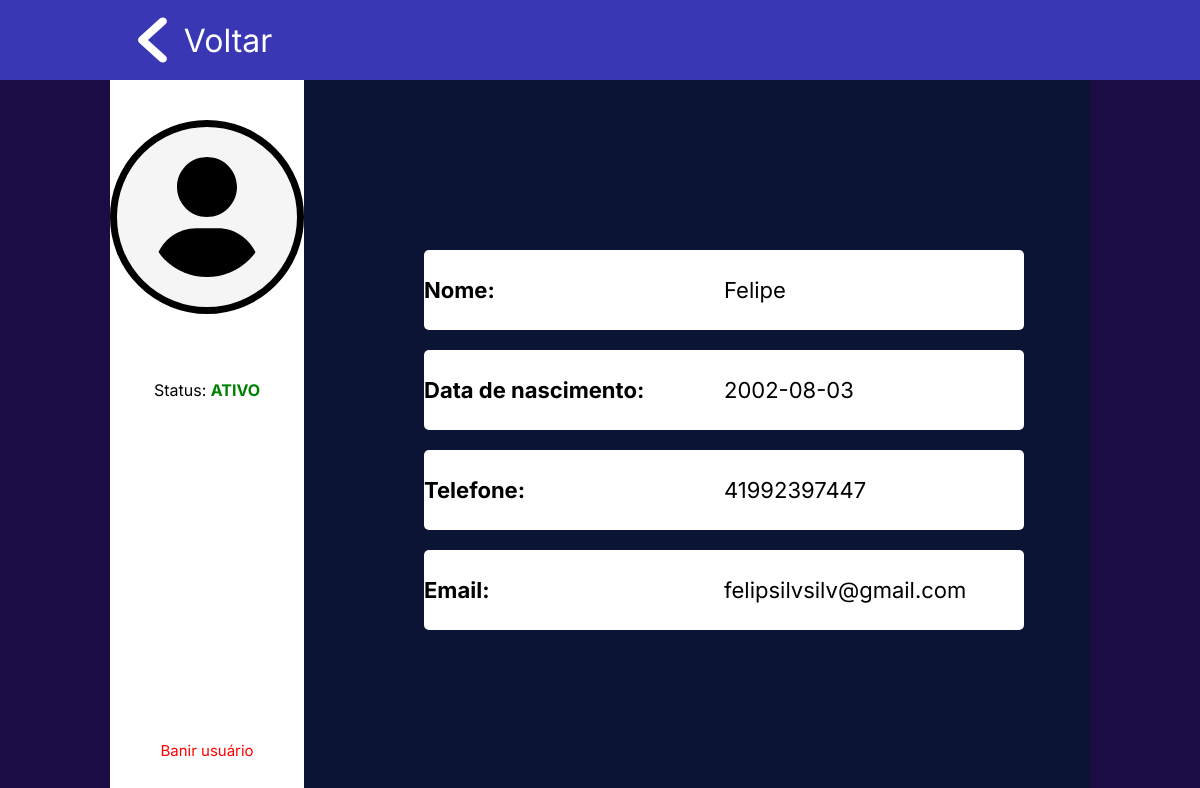
/profile_page.php?id=1 (signed in), run on the app's committed database.
### tables this page shows
create table TBUsuario(
	id int AUTO_INCREMENT primary key,
	email varchar(150) unique,
	senha varchar(50) not null,
	nome varchar(1100) not null,
	celular char(13), 
	dataNascimento date not null
);

### profile_page.php (the view, shortened to what this page needs)
<?php
    include('conn.php');
    $idUser = $_GET['id'];
    $status = "<span class='active'>Ativo</span>";
    $sqlPesq = "SELECT *
                FROM
                    TBUsuario U
                    LEFT JOIN
                    tbBanimento B
                    ON U.id = B.idUsuario
                WHERE U.id = ".$idUser.";";
    $resultPesq = $conn->query($sqlPesq);
    while($row = $resultPesq->fetch_assoc()){
        $name = $row['nome'];
        $email = $row['email'];
        $telefone = $row['celular'];
        $dataNasc = $row['dataNascimento'];
    }
?>
<html>
    <head>
        <link rel="stylesheet" href="./assets/styles/header.css">
        <link rel="stylesheet" href="./assets/styles/profile_page.css">
        <link rel="stylesheet" href="./assets/styles/modal.css">
    </head>
    <body>
        <header>
            <a id="voltar" aria-label="Voltar para página anterior" href="manage_users.php">
                <img src="./assets/imgs/voltar.svg" alt="Voltar">
                <h1>Voltar</h1>
            </a>
        </header>
        <section id="main">
            <section id="sidebar">
                <div id='profile-side'>
                    <img id="profile-photo" src="./assets/imgs/usuario.svg" alt="Foto de perfil">
                    <p>Status: <?php echo $status?></p>
                </div>
                <div id="options">
                    <button id="ban-option"> Banir usuário</button>
                </div>
            </section>
            <section id="container">
                <div class="info-container">
                    <h4>Nome:               </h4>&nbsp;
                    <?php echo "<p>".$name."</p>"?>
                </div>
                <div class="info-container">
                    <h4>Data de nascimento:</h4>&nbsp;
                    <?php echo "<p>".$dataNasc."</p>"?>
                </div>
                <div class="info-container">
                    <h4>Telefone:           </h4>&nbsp;
                    <?php echo "<p>".$telefone."</p>"?>
                </div>
                <div class="info-container">
                    <h4>Email:              </h4>&nbsp;
                    <?php echo "<p>".$email."</p>"?>
                </div>
            </section>
        </section>
    </body>
</html>

### assets/styles/modules/header.css (style rules this page uses)
* { font-family: 'Inter', sans-serif; padding: 0px; margin: 0px; }
header { display: flex; flex-direction: row; height: 10vh; background-color: #3937B4; padding: 0px 125px 0px 125px; }
header h1 { font-weight: 400; }
#voltar { display: flex; flex-direction: row; justify-content: space-evenly; align-items: center; height: 100%; width: 10em; text-decoration: none; color: white; }
#voltar img { height: 75%; }

### assets/styles/screens/profile_page.css (style rules this page uses)
* { padding: 0; margin: 0; font-family: 'Inter', 'Sans-Serif'; }
body { background-color: var(--blue-1-color); }
#profile-photo { width: 100px; }
#main { display: flex; width: 75vw; height: 85vh; margin: auto; background-color: var(--blue-2-color); padding: 0vh 10vh 5vh 0vh; }
#sidebar { display: flex; flex-direction: column; align-items: center; justify-content: space-between; padding: 5vh 0vw 5vh 0vw; height: 80vh; width: 20vw; background-color: white; }
#profile-side { display: flex; flex-direction: column; justify-content: space-between; height: 35vh; align-items: center; }
#profile-photo { background-color: whitesmoke; padding: 30px; border-radius: 100%; border: 7px solid black; width: 15vh; height: 15vh; }
.active { color: green; font-weight: bold; text-transform: uppercase; }
#ban-option { font-size: 15px; color: red; background: transparent; border: none; text-decoration: none; cursor: pointer; }
#container { width: 100%; height: 90vh; display: flex; justify-content: center; flex-direction: column; }
#container .info-container { font-size: 22px; display: flex; height: 10vh; width:50vw; align-items: center; justify-content: space-between; background-color: white; border-radius: 5px; margin: 10px 10px 10px 10vw; }
.info-container p { text-align: start; width: 50%; }

### assets/styles/src/colors.css (style rules this page uses)
:root { --header-color: #3937B4; --blue-1-color: #1B0C44; --blue-2-color: #0B1434; --cian-1-color: #13BFA0; --cian-2-color: #0f8872; --red-1-color: #eb3e3e; --red-2-color: #b82828; }

### data on the page
tbusuario: nome "Felipe", dataNascimento "2002-08-03", celular "41992397447", email "felipsilvsilv@gmail.com"
